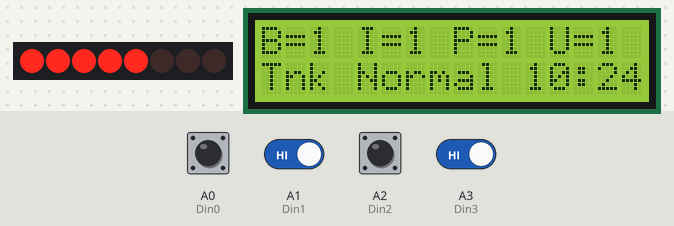
A sketch run on a simulated Arduino Uno, built with avr-gcc and run on an emulated ATmega328P. On the bench: 8 shift-register outputs drawn as a row of LEDs (first output left, lit = HIGH), 16×2 character LCD. Wiring (inferred from the names in the program): shift register (74HC595): data pin 1; shift clock pin 2; latch pin 3. Wiring (inferred from the signals the program sends): row of LEDs: on Q0, Q1, Q2, Q3, Q4, Q5, Q6, Q7. The inputs (shaded band) are chosen by the test bench; at power-on: A0 (Din0), A1 (Din1), A2 (Din2), A3 (Din3) HIGH. The local clock reads 2024-03-15 10:24:30 at power-on unless the sketch sets it; storage starts empty.

Above: at 11.8 s.
11.9 s: A1 (Din1) driven LOW and A3 (Din3) driven LOW
At 17.0 s:
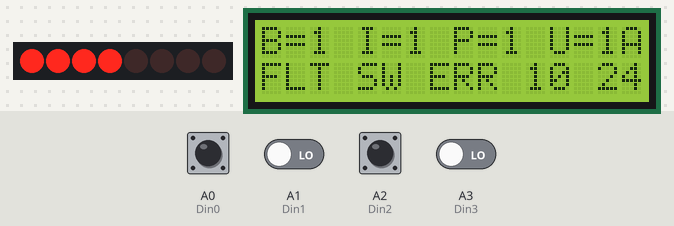
20.7 s: A1 (Din1) driven HIGH
At 21.8 s:
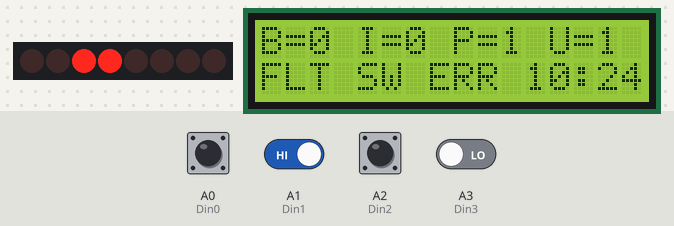
26.2 s: A2 (Din2) pulled LOW for 3 s
At 27.1 s:
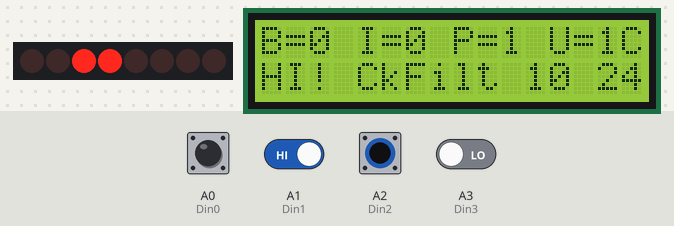
31.7 s: A3 (Din3) driven HIGH
At 37.2 s:
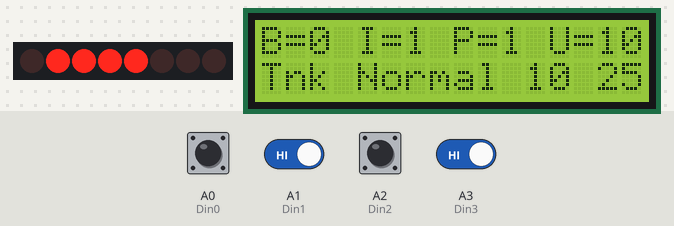
41.0 s: A0 (Din0) pulled LOW for 3 s
At 42.3 s:
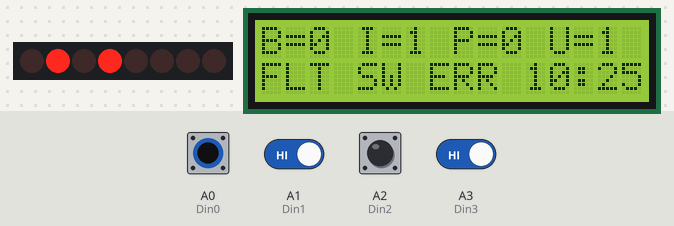
46.5 s: A1 (Din1) driven LOW
At 47.4 s:
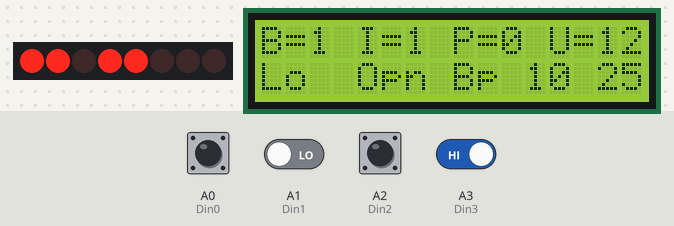
Timing chart, 0 to 49.5 s (numbered marks = the images above; inputs shaded):
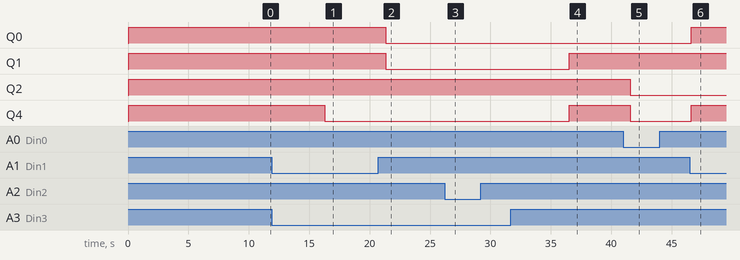

Measured:
- after the input at 11.9 s, the display: first differs from a run without the input after 4.4 s (image 1)
- after the input at 20.7 s, the display: changes after 0.63 s (image 2)
- after the input at 26.2 s, the display: changes after 0.19 s (image 3)
- after the input at 31.7 s, the display: first differs from a run without the input after 4.8 s (image 4)
- after the input at 41.0 s, the display: changes after 0.56 s (image 5)
- after the input at 46.5 s, the display: changes after 0.11 s (image 6)
- what the display in image 1 shows lasts 1.0 s, from 16.3 s to 17.3 s

The sketch:

Tank_Seawater_Control.ino
```cpp
/*
  Tank Seawater Control
  Hopkins Marine Station

  Original: Visual Basic
            John Lee

  Modified: Arduino
            Tom Rolander
*/

#define MODIFIED "2021-11-29"
#define VERSION "0.9"

#define RESET_HOUR  6

#define DELAY_DIN_CHECKING_SEC  5
#define DELAY_UVTIMER_SEC 900

//bool bForceOneMinuteLogging; // If you remove this line the Arduino IDE compile will fail !!??

bool bSDLogFail = false;
int  iToggle = 0;

bool bSlowDischarge = false;

long tickCounterSec = 0;
unsigned long tickCounterMilliseconds = 0;
unsigned long tickCounterMillisecondsBottomSwitch = 0;

#define TIMER_BOTTOM_SWITCH_MINUTES 5L
#define TIMER_BOTTOM_SWITCH_DELAY_MS (TIMER_BOTTOM_SWITCH_MINUTES * 60L * 1000L)

#define SLOW_DSCHG_MINUTES  10L
#define SLOW_DSCHG_MILLISECONDS (SLOW_DSCHG_MINUTES * 60L * 1000L)

int UVtimer = 0;
int UVtimerMax = DELAY_UVTIMER_SEC / DELAY_DIN_CHECKING_SEC;
bool bTurnOnUV = false;

// Date and time functions using a DS1307 RTC connected via I2C and Wire lib
#include <Wire.h>
#include "RTClib.h"

RTC_PCF8523 rtc;

// SD Card used for data logging
#include <SD.h>

File fileSDCard;

// SD Shield
//
// change this to match your SD shield or module;
// Arduino Ethernet shield: pin 4
// Adafruit SD shields and modules: pin 10
// Sparkfun SD shield: pin 8
// MKRZero SD: SDCARD_SS_PIN
#define chipSelectSDCard 10


// 74HC595 8-bit, serial-in, parallel-out shift register
//
#define latchPin74HC595 3  //Pin connected to latch pin (ST_CP) of 74HC595
#define clockPin74HC595 2  //Pin connected to clock pin (SH_CP) of 74HC595
#define dataPin74HC595  1  //Pin connected to data in (DS) of 74HC595

/*  Data In and corresponding Data Out states for Tank Seawater Control
Din3 Din2 Din1 Din0  Dout4 Dout3 Dout2 Dout1 Dout0
0    0    0    0     1     x     x     1     x     Wtr lvl between the high and low levels, this is the normal case
0    0    0    1     0     x     0     1     x     Error: shut off the pump, flash the light
0    0    1    0     x     x     x     1     1     Wtr lvl low  open the bypass valve to raise the Wtr lvl
0    0    1    1     0     x     0     1     1     Wtr lvl very low, shut off the pump, flash the light
0    1    0    0     x     1     1     x     0     Wtr lvl high,  close the bypass valve to lower the Wtr lvl
0    1    0    1     0     x     x     x     x     Error: shut off the pump, flash the light
0    1    1    0     0     x     x     x     x     Error: flash the light
0    1    1    1     0     x     x     x     x     Error: shut off the pump  flash the light
1    0    0    0     0     1     1     0     0     Error: turn off the incoming water, flash the light
1    0    0    1     0     x     x     x     x     Error: shut off the pump, flash the light
1    0    1    0     0     x     x     x     x     Error: flash the light
1    0    1    1     0     x     x     x     x     Error: shut off the pump, flash the light
1    1    0    0     0     1     1     0     0     Wtr lvl very high, incoming water off, flash the light, clogged filters?
1    1    0    1     0     x     x     x     x     Error: shut off the pump, flash the light
1    1    1    0     0     x     x     x     x     Error: flash the light
1    1    1    1     0     x     x     x     x     Error: shut off the pump, flash the light
*/

/*
Dout  Description    Value
 0    Bypass Valve   0 = Close
                     1 = Open
 1    Inlet Valve    0 = Close
                     1 = Open
 2    Pump           0 = Off
                     1 = On
 3    UV Sterilizer  0 = Off
                     1 = On
 4    Warn Light     0 = On, flashing
                     1 = Off
*/

// Digital In
#define Din0 A0
#define Din1 A1
#define Din2 A2
#define Din3 A3

// Digital Out
#define DOUT0 B00000001   // Bypass Valve
#define DOUT1 B00000010   // Shutoff / Inlet Valve
#define DOUT2 B00000100   // Discharge / Output Pump
#define DOUT3 B00001000   // UV Sterilizers
#define DOUT4 B00010000   // Flashing Light

int digitalOutputState = DOUT0 | DOUT1 | DOUT2 | DOUT3 | DOUT4;  // Value to show in the 5 LEDs and relay drivers

// NOTE: Using Version 1.0.6
//       Compile/Link FAILS with Version 1.0.7
#include <LiquidCrystal.h>

// Initialize the LCD library by associating LCD interface pins
// with the arduino pin number it is connected to
const int rs = 4, en = 5, d4 = 9, d5 = 8, d6 = 7, d7 = 6;
LiquidCrystal lcd(rs, en, d4, d5, d6, d7);


int digitalInputState_Saved = B11111111;
int digitalInputState_New;

// Proc to reset the Arduino
void (* re_set)(void) = 0x00;

void setup()
{
  Wire.begin(); // fix weird characters in LCD display?

  // Immediately set the state of the DOUT's
  Setup_74HC595();

  // set up the LCD's number of columns and rows:
  lcd.begin(16, 2);
  lcd.clear();
  lcd.setCursor(0, 0);
  lcd.print(F("Tnk Swtr Ctl "));
  lcd.print(F(VERSION));
  lcd.setCursor(0, 1);
  lcd.print(F("TAR "));
  lcd.print(F(MODIFIED));
  delay(2000);

// NOTE: Do NOT use Serial because Auduino UNO pin 1 is used by 74HC595 shift register
//Serial.begin(9600);

// Initialize the Real Time Clock
  if (! rtc.begin())
  {
    lcd.clear();
    lcd.setCursor(0, 0);
    lcd.print(F("*** ERROR ***   "));
    lcd.setCursor(0, 1);
    lcd.print(F("Couldnt find RTC"));
    while (1);
  }
  if (! rtc.initialized())
  {
    lcd.clear();
    lcd.setCursor(0, 0);
    lcd.print(F("*** WARN ***    "));
    lcd.setCursor(0, 1);
    lcd.print(F("RTC isnt running"));

    // following line sets the RTC to the date & time this sketch was compiled
    rtc.adjust(DateTime(F(__DATE__), F(__TIME__)));
    // This line sets the RTC with an explicit date & time, for example to set
    // January 21, 2014 at 3am you would call:
    // rtc.adjust(DateTime(2014, 1, 21, 3, 0, 0));
  }
  DateTime now = rtc.now();

  lcd.clear();
  lcd.setCursor(0, 0);
  lcd.print(F("*** DATE ***    "));
  lcd.setCursor(0, 1);
  lcd.print(now.year(), DEC);
  lcd.print(F("/"));
  LCDPrintTwoDigits(now.month());
  lcd.print(F("/"));
  LCDPrintTwoDigits(now.day());
  lcd.print(F(" "));
  LCDPrintTwoDigits(now.hour());
  lcd.print(F(":"));
  LCDPrintTwoDigits(now.minute());
  delay(2000);

  // initialize the DIP Switch 4 position pins as an input using the internal pullups:
  pinMode(Din0, INPUT_PULLUP);
  pinMode(Din1, INPUT_PULLUP);
  pinMode(Din2, INPUT_PULLUP);
  pinMode(Din3, INPUT_PULLUP);

  // Initial state display in LCD
  lcd.clear();
  lcd.setCursor(0, 0);
  lcd.print(F("B=1 I=1 P=1 U=1 "));
  lcd.setCursor(0, 1);
  lcd.print(F("Tnk Normal"));

  //SetupSDCardSwitch();
  SetupSDCardOperations();
}


void loop()
{
  const __FlashStringHelper *cStatus;

// NOTE: Consider running the loop() on a 1 second timer interrupt instead of a delay of 1 second
  delay(1000);

  DateTime now = rtc.now();

  bTurnOnUV = false;

  if ((tickCounterSec % DELAY_DIN_CHECKING_SEC) == 0)
  {
    // Sample digital inputs and set digital outputs approximately every 5 seconds

    digitalInputState_New = SampleDigitalInputs();

    switch (digitalInputState_New)
    {
      case (B00000000):   // Water level between the high and low levels, this is the normal case
                          // Note: Bypass Valve may be open if low level switch hit last,
                          //       or closed if high level switch hit last
        digitalOutputState = digitalOutputState | DOUT1;    // send one to DO1 to open inlet valve
        digitalOutputState = digitalOutputState | DOUT4;    // send one to DO4 to turn off flashing
        tickCounterMillisecondsBottomSwitch = 0;
        cStatus = F("Tnk Normal");
        break;

      case (B00000001):   // Pump shut off check float switches
        digitalOutputState = digitalOutputState | DOUT1;    // send one  to DO1 to open inlet valve
        digitalOutputState = digitalOutputState & (~DOUT2); // send zero to DO2 to turn off the pump
        digitalOutputState = digitalOutputState & (~DOUT4); // send zero to DO4 to turn on flashing
        cStatus = F("FLT SW ERR");
        UVtimer = UVtimer + 1;
        break;

      case (B00000010):   // Tank level low opening bypass
        digitalOutputState = digitalOutputState | DOUT0;    // send one  to DO0 to open bypass valve
        digitalOutputState = digitalOutputState | DOUT1;    // send one  to DO1 to open inlet valve
        digitalOutputState = digitalOutputState | DOUT4;    // send one to DO4 to turn off flashing
        tickCounterMillisecondsBottomSwitch = 0;
        UVtimer = UVtimer + 1;
        cStatus = F("Lo  Opn Bp");
        break;

      case (B00000011):   // Tank very low shutting off pump
        digitalOutputState = digitalOutputState | DOUT0;    // send one  to DO0 to open bypass valve
        digitalOutputState = digitalOutputState | DOUT1;    // send one  to DO1 to open inlet valve
        digitalOutputState = digitalOutputState & (~DOUT2); // send zero to DO2 to turn off the pump
        //digitalOutputState = digitalOutputState & (~DOUT4); // send zero to DO4 to turn on flashing
        if (tickCounterMillisecondsBottomSwitch == 0)
        {
          tickCounterMillisecondsBottomSwitch = millis();
        }
        else
        {
          if ((tickCounterMillisecondsBottomSwitch + TIMER_BOTTOM_SWITCH_DELAY_MS) < millis())
          {
            digitalOutputState = digitalOutputState & (~DOUT4); // send zero to DO4 to turn on flashing
          }
        }

        cStatus = F("LO! Pm Off");
        UVtimer = UVtimer + 1;
        break;

      case (B00000100):   // Tank level high closing bypass
        digitalOutputState = digitalOutputState & (~DOUT0); // send zero to DO0 to close bypass valve
        digitalOutputState = digitalOutputState | DOUT2;    // send one to DO2 to turn on the pump
        if ((digitalOutputState & DOUT3) != DOUT3)
          bTurnOnUV = true;
        cStatus = F("Hi  Cls Bp");
        UVtimer = 0;
        break;

      case (B00001000):   // Tank very high shutting off pump
        digitalOutputState = digitalOutputState & (~DOUT0); // send zero to DO0 to close bypass valve
        digitalOutputState = digitalOutputState & (~DOUT1); // send zero to DO1 to close input valve
        digitalOutputState = digitalOutputState | DOUT2;    // send one to DO2 to turn on the pump
        if ((digitalOutputState & DOUT3) != DOUT3)
          bTurnOnUV = true;
        digitalOutputState = digitalOutputState & (~DOUT4); // send zero to DO4 to turn on flashing
        cStatus = F("FLT SW ERR");
        UVtimer = 0;
        break;

      case (B00001100):   // Tank very high shutting off pump
        digitalOutputState = digitalOutputState & (~DOUT0); // send zero to DO0 to close bypass valve
        digitalOutputState = digitalOutputState & (~DOUT1); // send zero to DO1 to close input valve
        digitalOutputState = digitalOutputState | DOUT2;    // send one to DO2 to turn on the pump
        if ((digitalOutputState & DOUT3) != DOUT3)
          bTurnOnUV = true;
        digitalOutputState = digitalOutputState & (~DOUT4); // send zero to DO4 to turn on flashing
        cStatus = F("HI! CkFilt");
        UVtimer = 0;
        break;

      default:   // Float switch error
        digitalOutputState = digitalOutputState & (~DOUT4); // send zero to DO4 to turn on flashing
        cStatus = F("FLT SW ERR");
        break;
    }

    if ((digitalInputState_New & B00000100) != B00000100)
    {
      tickCounterMilliseconds = 0;
      bSlowDischarge = false;
    }
    else
    {
      if (tickCounterMilliseconds == 0)
        tickCounterMilliseconds = millis();
      else
      {
        // Previously detected Tank level high
// NOTE: the Arduino IDE compiler fails to correctly do the unsigned long constant math on the following line ?!
//        if (millis() > (tickCounterMilliseconds + (unsigned long) SLOW_DSCHG_MILLISECONDS))
        if (millis() > (tickCounterMilliseconds + 600000L))
        {
          digitalOutputState = digitalOutputState & (~DOUT4); // send zero to DO4 to turn on flashing
          if (bSlowDischarge == false)
          {
            cStatus = F("SLOW DsChg");
            LCDStatusUpdate_SDLogging(cStatus);
            bSlowDischarge = true;
          }
        }
      }
    }
    LCDDigitalOutputUpdate();

    // Turn off UV sterilizers when discharge pump is off for more than 15 minutes
    if (UVtimer > UVtimerMax)
    {
      if ((digitalOutputState & DOUT3) == DOUT3)
      {
        digitalOutputState = digitalOutputState & (~DOUT3);   // send zero to DO3 to turn off UV
        digitalOutputState = digitalOutputState & (~DOUT4);   // send zero to DO4 to turn on flashing
        LCDDigitalOutputUpdate();
        LCDStatusUpdate_SDLogging(F("UV is OFF "));
      }
    }

    if (bTurnOnUV)
    {
        digitalOutputState = digitalOutputState | DOUT3;      // send one to DO3 to turn on the UV
        LCDDigitalOutputUpdate();
        LCDStatusUpdate_SDLogging(F("UV is ON  "));
    }

    if ((digitalInputState_New != digitalInputState_Saved) || bSDLogFail || bTurnOnUV)
    {
      digitalInputState_Saved = digitalInputState_New;
      LCDStatusUpdate_SDLogging(cStatus);
    }
  }

  SetDigitalOutputState();

  tickCounterSec++;

#if 1
  // Every minute clear the LCD and redisplay
  if (now.second() == 0)
      {
        lcd.clear();
        lcd.setCursor(0, 1);
        lcd.print(cStatus);
//        LCDDigitalOutputUpdate();
//        delay(1000);
      }
#endif

// Flash the colon in the time display every second
  lcd.setCursor(13,1);
  if ((tickCounterSec & B00000001) == B00000001)
  {
    lcd.print(F(":"));
    lcd.setCursor(15, 0);
    lcd.write(' ');
  }
  else
  {
    lcd.print(F(" "));

    // Set upper right corner LCD to input switch value in Hex on even seconds
    lcd.setCursor(15, 0);
    char digitalInputDisplay;
    if (digitalInputState_Saved < 10)
      digitalInputDisplay = '0' + digitalInputState_Saved;
    else
      digitalInputDisplay = 'A' + (digitalInputState_Saved-10);
    lcd.write(digitalInputDisplay);
  }

#if 1
  // Detect time RESET_HOUR:00:0? and re_set()
  if (now.hour() == RESET_HOUR &&
      now.minute() == 0 &&
      now.second() < 10)
      {
        delay(10000);
        re_set();
      }
}
#endif

// Read all 4 float switches
// Note: with pullups the state is active low
int SampleDigitalInputs()
{
  int digitalInputState_Current = B00000000;
  if (digitalRead(Din0) == LOW)
    digitalInputState_Current |= B00000001;
  if (digitalRead(Din1) == LOW)
    digitalInputState_Current |= B00000010;
  if (digitalRead(Din2) == LOW)
    digitalInputState_Current |= B00000100;
  if (digitalRead(Din3) == LOW)
    digitalInputState_Current |= B00001000;
    return (digitalInputState_Current);
}

// Initialize the SD for operations
// If the LOGGING.CSV file is not present create the file with the first line of column headings
void SetupSDCardOperations()
{
  lcd.clear();
  lcd.setCursor(0, 0);
  lcd.print(F("*** STATUS ***  "));
  lcd.setCursor(0, 1);
  lcd.print(F("SD Init Start   "));

  if (!SD.begin(chipSelectSDCard)) {
    lcd.clear();
    lcd.setCursor(0, 0);
    lcd.print(F("*** ERROR ***   "));
    lcd.setCursor(0, 1);
    lcd.print(F("SD Init Failed  "));
    while (1);
  }

  delay(2000);
  lcd.clear();
  lcd.setCursor(0, 0);
  lcd.print(F("* Test clock.csv"));
  lcd.setCursor(0, 1);
  if (SD.exists("clock.csv"))
  {
    lcd.print(F("  Set Clock     "));
    delay(2000);

    fileSDCard = SD.open("clock.csv");
    if (fileSDCard)
    {
      if (fileSDCard.available())
      {
        char strClockSetting[128];
        fileSDCard.read(strClockSetting, sizeof(strClockSetting));
        strClockSetting[sizeof(strClockSetting)] = '\0';
        int iDateTime[6] = {0,0,0,0,0,0};
        char *ptr1 = &strClockSetting[0];
        for (int i=0; i<6; i++)
        {
          char *ptr2 = strchr(ptr1,',');
          if (ptr2 != 0)
          {
            *ptr2 = '\0';
            iDateTime[i] = atoi(ptr1);
            ptr1 = &ptr2[1];
          }
          else
          {
            break;
          }
        }

        rtc.adjust(DateTime(iDateTime[0],iDateTime[1],iDateTime[2],iDateTime[3],iDateTime[4],iDateTime[5]));
        SD.remove("clock.csv");

        lcd.setCursor(0, 1);
        lcd.print(F("* removed *     "));
        delay(2000);

      }
      fileSDCard.close();
    }

  } else
  {
    lcd.print(F("* does not exist"));
  }
  delay(2000);


// open the file for reading:
  fileSDCard = SD.open("LOGGING.CSV");
  if (fileSDCard)
  {
    if (fileSDCard.available())
    {
    }
    fileSDCard.close();
  }
  else
  {
    fileSDCard = SD.open("LOGGING.CSV", FILE_WRITE);
    if (fileSDCard)
    {
      fileSDCard.println(F("\"Date\",\"Time\",\"Dout\",\"Din\",\"Status\""));
      fileSDCard.close();
    }
    else
    {
      lcd.clear();
      lcd.setCursor(0, 0);
      lcd.print(F("*** ERROR ***   "));
      lcd.setCursor(0, 1);
      lcd.print(F("SD Write Failed "));
      while (1);
    }
  }
  SD.end();

  lcd.clear();
  lcd.setCursor(0, 0);
  lcd.print(F("*** STATUS ***  "));
  lcd.setCursor(0, 1);
  lcd.print(F("SD Init Finish  "));
  delay(2000);
  lcd.clear();
  LCDDigitalOutputUpdate();
  LCDStatusUpdate_SDLogging(F("Start Up  "));
}

void LCDStatusUpdate_SDLogging(const __FlashStringHelper*status)
{
  lcd.setCursor(0, 1);
  lcd.print(status);

  DateTime now = rtc.now();
  lcd.setCursor(10,1);
  lcd.print(F(" "));
  LCDPrintTwoDigits(now.hour());
  lcd.setCursor(14,1);
  LCDPrintTwoDigits(now.minute());

  if (!SD.begin(chipSelectSDCard))
  {
    bSDLogFail = true;
    iToggle++;
    if ((iToggle & B00000001) == 0)
    {
      lcd.setCursor(0, 1);
      lcd.print(F("SD LogFail"));
    }
    return;
  }
  bSDLogFail = false;
  iToggle = 0;

//  if ((strcmp((const char*) status, "") != 0) || bForceOneMinuteLogging)
  {
    fileSDCard = SD.open("LOGGING.CSV", FILE_WRITE);

    // if the file opened okay, write to it:
    if (fileSDCard)
    {
      fileSDCard.print(now.year(), DEC);
      fileSDCard.print("/");
      fileSDCard.print(now.month(), DEC);
      fileSDCard.print("/");
      fileSDCard.print(now.day(), DEC);
      fileSDCard.print(",");
      fileSDCard.print(now.hour(), DEC);
      fileSDCard.print(":");
      fileSDCard.print(now.minute(), DEC);
      fileSDCard.print(":");
      fileSDCard.print(now.second(), DEC);
      fileSDCard.print(",");
      SDPrintBinary(digitalOutputState,5);
      fileSDCard.print(",");
      SDPrintBinary(digitalInputState_Saved,4);
      fileSDCard.print(",");
      fileSDCard.print(status);
      fileSDCard.println("");
      fileSDCard.close();
      SD.end();
    }
    else
    {
      // if the file didn't open, display an error:
      lcd.setCursor(0, 0);
      lcd.print(F("*** ERROR ***   "));
      lcd.setCursor(0, 1);
      lcd.print(F("Open LOGGING.CSV"));
    }
  }
}

//setup 8-bit, serial-in, parallel-out shift register
void Setup_74HC595()
{
  pinMode(latchPin74HC595, OUTPUT);
  pinMode(dataPin74HC595, OUTPUT);
  pinMode(clockPin74HC595, OUTPUT);

  SetDigitalOutputState();
}

void LCDDigitalOutputUpdate()
{
  DateTime now = rtc.now();
  lcd.setCursor(10,1);
  lcd.print(F(" "));
  LCDPrintTwoDigits(now.hour());
  lcd.setCursor(14,1);
  LCDPrintTwoDigits(now.minute());

  lcd.setCursor(0, 0);
  lcd.print(F("B="));
  if ((digitalOutputState & DOUT0) == 0)
    lcd.write('0');
  else
    lcd.write('1');
  lcd.print(F(" I="));
  if ((digitalOutputState & DOUT1) == 0)
    lcd.write('0');
  else
    lcd.write('1');
  lcd.print(F(" P="));
  if ((digitalOutputState & DOUT2) == 0)
    lcd.write('0');
  else
    lcd.write('1');
  lcd.print(F(" U="));
  if ((digitalOutputState & DOUT3) == 0)
    lcd.write('0');
  else
    lcd.write('1');
#if 0  // Disable asterisk display in upper right LCD when alarm on
  if ((digitalOutputState & DOUT4) != DOUT4)
    lcd.write('*');
  else
    lcd.write(' ');
#endif
}

void SetDigitalOutputState()
{
  int iOutput = digitalOutputState;
  digitalWrite(latchPin74HC595, LOW);          //Pull latch LOW to start sending data
  shiftOut(dataPin74HC595, clockPin74HC595, MSBFIRST, iOutput);         //Send the data
  digitalWrite(latchPin74HC595, HIGH);         //Pull latch HIGH to stop sending data
}

void LCDPrintTwoDigits(int iVal)
{
  if (iVal < 10)
    lcd.print(F("0"));
  lcd.print(iVal, DEC);
}

void SDPrintBinary(byte inByte, int nBits)
{
  fileSDCard.print("B");
  for (int b = nBits-1; b >= 0; b--)
  {
    fileSDCard.print(bitRead(inByte, b), BIN);
  }
}
```
